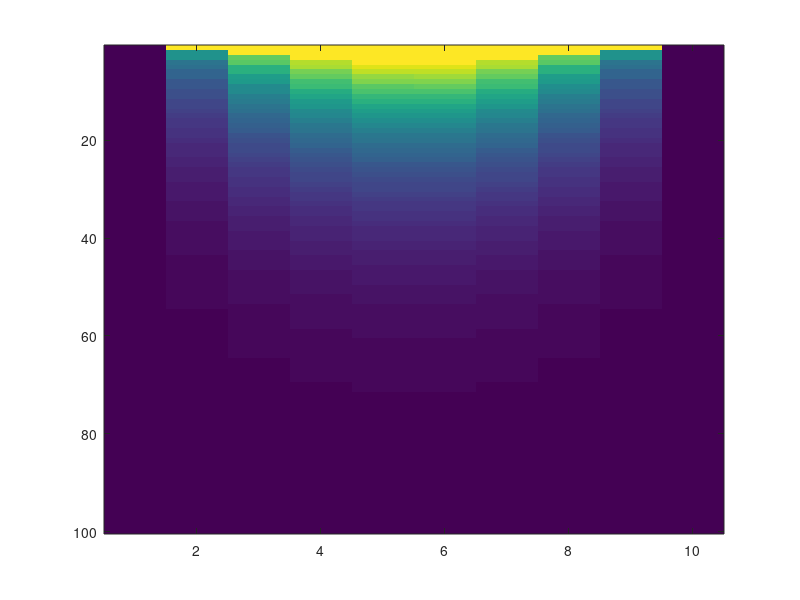

Reproduce this figure in MATLAB.
% 1D Heat Eqaution using FTCS

% Initalizing given variables/ data
% stability constant (c), dt = timesteps (k), dx = space steps (h)
% cfl = stability factor, it should be <= 1/2

clear;         % Clear the screen
c = 1/4;
dx = 0.1;
dt = 0.02;
cfl = c * dt/dx^2;

    x = 0:dx:1-dx;          % 
    t = 0:dt:2-dt;
    row = length(t);
    col = length(x);
    u = zeros(row,col);
    
    % Initial Condition
    
    for k = 1:length(x)
        u(1,k) = 100;
    end
    
    % Boundary Conditions
    % u(t,0) = 0, u(t,1) = 0
    
    u(:,1) = 0;
    u(:,end) = 0;
    
    % Loop to calucate u(n+1,i) given three values u(i,n), 
    % u(n,i+1) and u(n,i-1) from previous row.
    
    for n = 1:row-1         % row = 100
        for i = 2:col-1     % col = 10
            u(n+1,i) = u(n,i) + cfl * u(n,i+1) + cfl * u(n,i-1) - 2 * cfl * u(n,i);
        end
    end
    
    % Ploting the graph 

steps = row;
for step = 1:steps
   plot(x,u(step,:))
   xlim([0 1])                                       % limits for x-axis
   ylim([0 2])                                       % limits for y-axis
   title('Numerical Solution for 1D Heat Equation')  % Title 
   xlabel('Space')                                   % x-axis label
   ylabel('Time')                                    % y-axis label
   grid on
   drawnow
end

imagesc(u)                  % Image with scaled colors in xy plane
% surf(u)                   % Surface plot